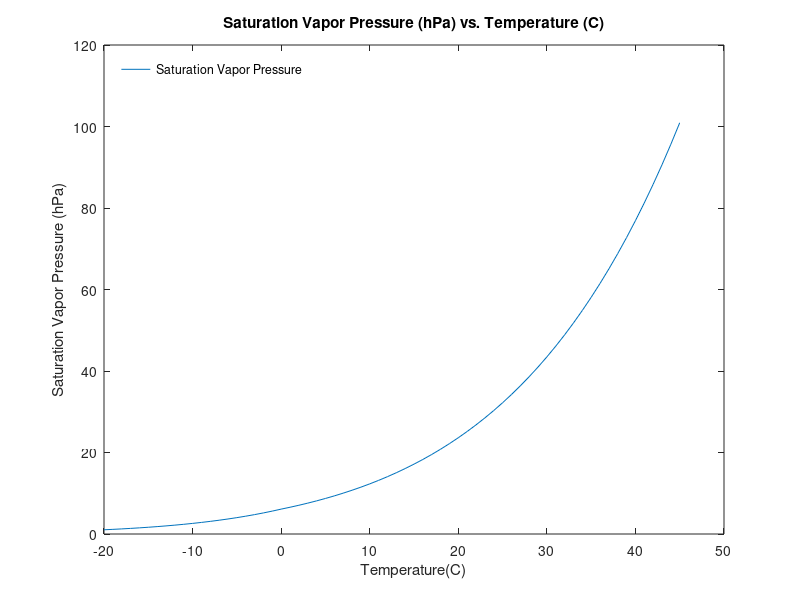

Source code (MATLAB):
%  Program Name:         Calculate_SVP_from_C
%  File Name:            Calculate_SVP_from_C.m
%  Functions Required:   MATLAB functions
%-----------------------------------------------------------------------------------------
%  Program Description:
%
%   This program will use the Clausius-Clapeyron equation to 
%   compute saturation vapor pressure (SVP) as a function of 
%   temperature for T = -20C to 45C.
%-----------------------------------------------------------------------------------------
%  Author:  Matthew B. Little
%  Date:    21 Feb 2011     
%  Revised: 7 Sep 2016 
%-----------------------------------------------------------------------------------------
%        1         2         3         4         5         6         7         8         9
%23456789012345678901234567890123456789012345678901234567890123456789012345678901234567890
% Reset any leftover graphics and variables
  clf('reset');
  clear;
% Initializing Temperature variable
  t = [-20:1:45];
  % Converting C to Kelvin
  t_k = t+273.15;

% Implementation of Clausius-Clapeyron equation for each value in array t
for i = 1:66
    if (t(i) < 0)
        e_s(i) = 6.11*exp((2.83*10^6/461.5)*((1/273.16)-(1/(t_k(i)))));
    elseif (t(i) >= 0) 
        e_s(i) = 6.11*exp((2.5*10^6/461.5)*((1/273.16)-(1/(t_k(i)))));
    end
end
% Create table of values for additional analysis
for j = 1:66
    table(j,1) = t(j);
    table(j,2) = e_s(j);
end
% Show table
table
% Show figure of calculated values
  plot(t,e_s)
  title('Saturation Vapor Pressure (hPa) vs. Temperature (C)');
  ylabel('Saturation Vapor Pressure (hPa)');
  xlabel('Temperature(C)');
% Show Legend
  legend('Saturation Vapor Pressure','Location','NorthWest');
  legend('boxoff');
